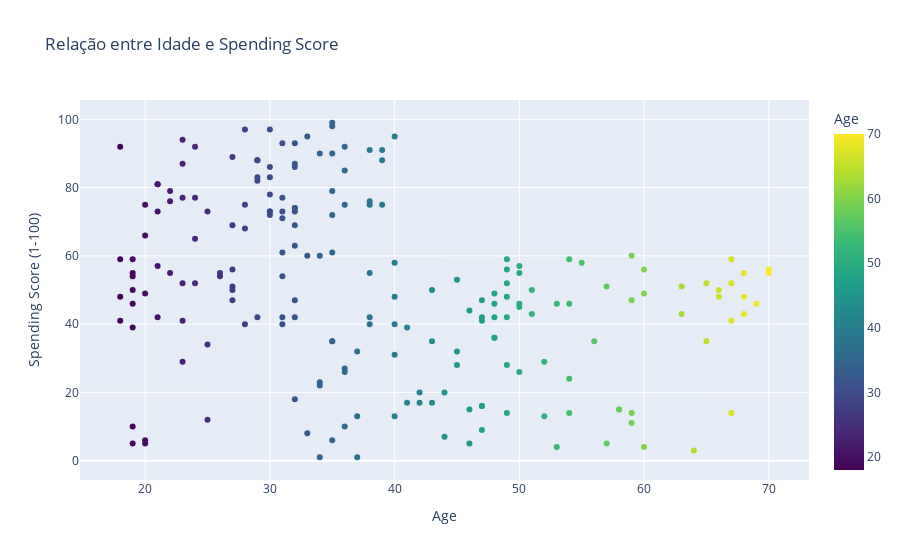

Here is the notebook cell this chart was saved with:
### Markdown cell above
A análise do gráfico de boxplot indica que **não há variação significativa na renda entre os gêneros**.  
Observam-se alguns clientes com rendas elevadas em ambos os grupos, sugerindo que a distribuição de renda não está concentrada apenas em um gênero específico.  

Além disso, os dados indicam que:  
- O **intervalo interquartil (IQR)** para ambos os gêneros apresenta padrões semelhantes, Feminino = 60 e Masculino = 62,5
- A contagem de clientes revela uma distribuição equilibrada entre os gêneros, reforçando que as análises podem ser feitas sem viés de amostragem.  

Observação relevante para estratégias de **personalização de ofertas** e segmentação de marketing, garantindo que ações específicas sejam baseadas em **comportamento** em vez de apenas fatores demográficos.

### Code cell
fig = px.scatter(df, x='Age', y='Spending Score (1-100)', 
                 title="Relação entre Idade e Spending Score", 
                 color='Age', 
                 color_continuous_scale='viridis')

fig.show()

### Figure 1 — Plotly figure (JSON) as saved in the notebook; plotly's stock layout.template omitted (floating-point values rounded to 4 significant figures; data arrays with more than 128 entries replaced by an {"elided": "..."} marker saying what was removed)
{"data": [{"hovertemplate": "Age=%{marker.color}<br>Spending Score (1-100)=%{y}<extra></extra>", "legendgroup": "", "marker": {"color": {"elided": "200 int values"}, "coloraxis": "coloraxis", "symbol": "circle"}, "mode": "markers", "name": "", "orientation": "v", "showlegend": false, "type": "scatter", "x": {"elided": "200 int values"}, "xaxis": "x", "y": {"elided": "200 int values"}, "yaxis": "y"}], "layout": {"coloraxis": {"colorbar": {"title": {"text": "Age"}}, "colorscale": [[0, "#440154"], [0.1111, "#482878"], [0.2222, "#3e4989"], [0.3333, "#31688e"], [0.4444, "#26828e"], [0.5556, "#1f9e89"], [0.6667, "#35b779"], [0.7778, "#6ece58"], [0.8889, "#b5de2b"], [1, "#fde725"]]}, "legend": {"tracegroupgap": 0}, "title": {"text": "Relação entre Idade e Spending Score"}, "xaxis": {"anchor": "y", "domain": [0, 1], "title": {"text": "Age"}}, "yaxis": {"anchor": "x", "domain": [0, 1], "title": {"text": "Spending Score (1-100)"}}}}
